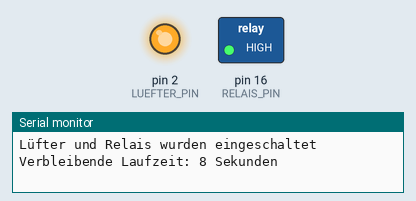
The sketch below on a simulated Arduino Uno, built with avr-gcc and run on an emulated ATmega328P. Shown: switched loads named in the sketch (green lamp = pin HIGH), output pins drawn as LEDs (lit = HIGH), the last lines printed to the serial monitor.

Above: at 0.1 s.
At 8.1 s:
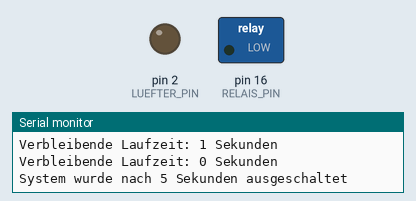
Timing chart, 0 to 9.6 s (numbered marks = the images above):
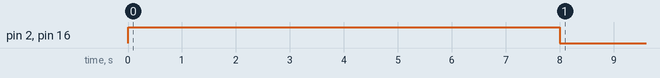

Measured:
- by itself, pin 2 (LUEFTER_PIN), pin 16 (RELAIS_PIN): HIGH → LOW at 8.0 s

The sketch:

lufter_steuerung.ino
```cpp
#define LUEFTER_PIN  2
#define RELAIS_PIN   16

// Zeitsteuerung
const int BETRIEBSDAUER =8000;
unsigned long startZeit;
bool luefterAktiv = false;

void setup() {
  Serial.begin(115200);

  // Pin-Modi konfigurieren
  pinMode(LUEFTER_PIN, OUTPUT);
  pinMode(RELAIS_PIN, OUTPUT);

  // Lüfter und Relais einschalten
  digitalWrite(RELAIS_PIN, HIGH);
  digitalWrite(LUEFTER_PIN, HIGH);
  luefterAktiv = true;


  startZeit = millis();

  Serial.println("Lüfter und Relais wurden eingeschaltet");
}

void loop() {

  unsigned long aktuelleLaufzeit = millis() - startZeit;

  if (aktuelleLaufzeit >= BETRIEBSDAUER && luefterAktiv) {
    ausschalten();
  }

  if (luefterAktiv) {
    anzeigeRestzeit(aktuelleLaufzeit);
  }

  delay(1000);
}

// Funktion zum Ausschalten von Lüfter und Relais
void ausschalten() {
  digitalWrite(LUEFTER_PIN, LOW);
  digitalWrite(RELAIS_PIN, LOW);
  luefterAktiv = false;
  Serial.println("System wurde nach 5 Sekunden ausgeschaltet");
}

// Funktion zur Anzeige der verbleibenden Zeit
void anzeigeRestzeit(unsigned long laufzeit) {
  int restzeit = (BETRIEBSDAUER - laufzeit) / 1000;
  Serial.print("Verbleibende Laufzeit: ");
  Serial.print(restzeit);
  Serial.println(" Sekunden");
}
```
